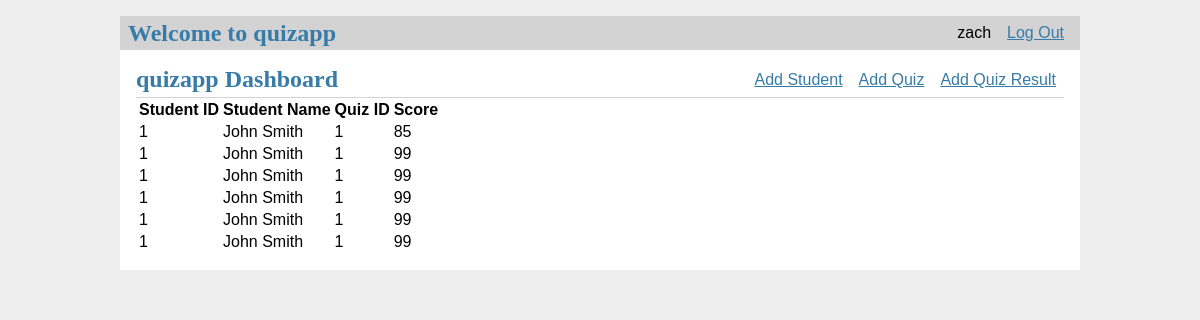
The page /results/1 (signed in) on the database its author committed.
### tables this page shows
CREATE TABLE user (
  id INTEGER PRIMARY KEY AUTOINCREMENT,
  username TEXT UNIQUE NOT NULL,
  password TEXT NOT NULL
);

CREATE TABLE quiz_results (
    quiz_id INTEGER NOT NULL,
    student_id INTEGER NOT NULL, 
    student_name TEXT NOT NULL, 
    score INTEGER NOT NULL, 
    FOREIGN KEY (quiz_id) REFERENCES quizzes (quiz_id),
    FOREIGN KEY (student_id) REFERENCES students (id)
    );

### quizapp/dashboard.py (the view)
@bp.route('/results/<int:id>', methods=('GET', 'POST'))
@login_required
def view_results(id):
    results = get_results(id)
    error = None
    if not results:
        error = 'No Results Available'
    if error is not None:
        flash(error)
    return render_template('dashboard/viewresults.html', results=results)

### quizapp/auth.py (called while the page is built)
@bp.before_app_request
def load_logged_in_user():
    user_id = session.get('user_id')
    if user_id is None:
        g.user = None
    else:
        g.user = get_db().execute(
            'SELECT * FROM user WHERE id = ?', (user_id,)
        ).fetchone()

def login_required(view):
    @functools.wraps(view)
    def wrapped_view(**kwargs):
        if g.user is None:
            return redirect(url_for('auth.login'))
        return view(**kwargs)
    return wrapped_view

### quizapp/dashboard.py (called while the page is built)
def get_results(id):
    results = get_db().execute(
        'SELECT quiz_id, student_name, student_id, score'
        ' FROM quiz_results q JOIN students s ON q.student_id = s.id'
        ' WHERE q.student_id = ?',
        (id,)
    ).fetchall()
    return results

### quizapp/db.py (called while the page is built)
def get_db():
    if 'db' not in g:
        g.db = lite.connect(
            current_app.config['DATABASE'],
            detect_types=lite.PARSE_DECLTYPES
        )
        g.db.row_factory = lite.Row
    return g.db

### quizapp/templates/dashboard/viewresults.html
{% extends 'base.html' %}
{% block header %}
  <h1>{% block title %}quizapp Dashboard{% endblock %}</h1>
  {% if g.user %}
    <a class="action" href="/student/add">Add Student</a>
    <a class="action" href="/quiz/add">Add Quiz</a>
    <a class="action" href="/result/add">Add Quiz Result</a>
  {% endif %}
{% endblock %}
{% block content %}
    <table>
        <tr>
            <th>Student ID</th>
            <th>Student Name</th>
            <th>Quiz ID</th>
            <th>Score</th>
        </tr>
        {% for result in results %}
            <tr>
                <td>{{ result['student_id'] }}</td>
                <td>{{ result['student_name'] }}</td>
                <td>{{ result['quiz_id'] }}</td>
                <td>{{ result['score'] }}</td>
            </tr>
        {% endfor %}
    </table>
{% endblock %}

### quizapp/templates/base.html (shortened to what this page needs)
<!doctype html>
<link rel="stylesheet" href="{{ url_for('static', filename='style.css') }}">
<nav>
  <h1>Welcome to quizapp</h1>
  <ul>
    {% if g.user %}
      <li><span>{{ g.user['username'] }}</span>
      <li><a href="{{ url_for('auth.logout') }}">Log Out</a>
    {% else %}
      <li><a href="{{ url_for('auth.register') }}">Register</a>
      <li><a href="{{ url_for('auth.login') }}">Log In</a>
    {% endif %}
  </ul>
</nav>
<section class="content">
  <header>
    {% block header %}{% endblock %}
  </header>
  {% block content %}{% endblock %}
</section>

### quizapp/static/style.css (style rules this page uses)
h1 { font-family: serif; color: #377ba8; margin: 1rem 0; }
a { color: #377ba8; }
nav { background: lightgray; display: flex; align-items: center; padding: 0 0.5rem; }
nav h1 { flex: auto; margin: 0; }
nav ul { display: flex; list-style: none; margin: 0; padding: 0; }
nav ul li a, nav ul li span, header .action { display: block; padding: 0.5rem; }
.content { padding: 0 1rem 1rem; }
.content > header { border-bottom: 1px solid lightgray; display: flex; align-items: flex-end; }
.content > header h1 { flex: auto; margin: 1rem 0 0.25rem 0; }
.content:last-child { margin-bottom: 0; }

### rows shown on the page
user: user.username "zach"
quiz_results: student_id "1", student_name "John Smith", quiz_id "1", score "85"
quiz_results: student_id "1", student_name "John Smith", quiz_id "1", score "99"
quiz_results: student_id "1", student_name "John Smith", quiz_id "1", score "99"
quiz_results: student_id "1", student_name "John Smith", quiz_id "1", score "99"
quiz_results: student_id "1", student_name "John Smith", quiz_id "1", score "99"
quiz_results: student_id "1", student_name "John Smith", quiz_id "1", score "99"
